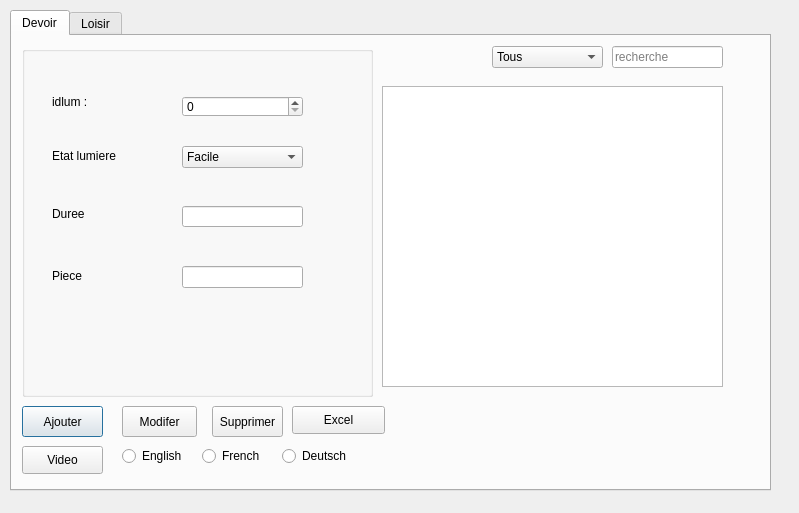
<?xml version="1.0" encoding="UTF-8"?>
<ui version="4.0">
 <class>LoisirDevoir</class>
 <widget class="QDialog" name="LoisirDevoir">
  <property name="geometry">
   <rect>
    <x>0</x>
    <y>0</y>
    <width>799</width>
    <height>513</height>
   </rect>
  </property>
  <property name="windowTitle">
   <string>Dialog</string>
  </property>
  <widget class="QTabWidget" name="tabWidget">
   <property name="geometry">
    <rect>
     <x>10</x>
     <y>10</y>
     <width>761</width>
     <height>481</height>
    </rect>
   </property>
   <property name="currentIndex">
    <number>0</number>
   </property>
   <widget class="QWidget" name="tab">
    <attribute name="title">
     <string>Devoir</string>
    </attribute>
    <widget class="QGroupBox" name="groupBox_4">
     <property name="geometry">
      <rect>
       <x>10</x>
       <y>10</y>
       <width>351</width>
       <height>351</height>
      </rect>
     </property>
     <property name="title">
      <string/>
     </property>
     <widget class="QLabel" name="idlum_2">
      <property name="geometry">
       <rect>
        <x>30</x>
        <y>30</y>
        <width>111</width>
        <height>51</height>
       </rect>
      </property>
      <property name="text">
       <string>idlum :</string>
      </property>
     </widget>
     <widget class="QLabel" name="etatlum_2">
      <property name="geometry">
       <rect>
        <x>30</x>
        <y>100</y>
        <width>171</width>
        <height>20</height>
       </rect>
      </property>
      <property name="text">
       <string>Etat lumiere</string>
      </property>
     </widget>
     <widget class="QLineEdit" name="duree">
      <property name="geometry">
       <rect>
        <x>160</x>
        <y>160</y>
        <width>121</width>
        <height>21</height>
       </rect>
      </property>
     </widget>
     <widget class="QLabel" name="duree_2">
      <property name="geometry">
       <rect>
        <x>30</x>
        <y>160</y>
        <width>131</width>
        <height>16</height>
       </rect>
      </property>
      <property name="text">
       <string>Duree</string>
      </property>
     </widget>
     <widget class="QLabel" name="piece_2">
      <property name="geometry">
       <rect>
        <x>30</x>
        <y>220</y>
        <width>101</width>
        <height>20</height>
       </rect>
      </property>
      <property name="text">
       <string>Piece</string>
      </property>
     </widget>
     <widget class="QLineEdit" name="piece">
      <property name="geometry">
       <rect>
        <x>160</x>
        <y>220</y>
        <width>121</width>
        <height>22</height>
       </rect>
      </property>
     </widget>
     <widget class="QSpinBox" name="idlum">
      <property name="geometry">
       <rect>
        <x>160</x>
        <y>50</y>
        <width>121</width>
        <height>21</height>
       </rect>
      </property>
      <property name="minimum">
       <number>0</number>
      </property>
      <property name="maximum">
       <number>9999</number>
      </property>
      <property name="value">
       <number>0</number>
      </property>
     </widget>
     <widget class="QComboBox" name="etatlum">
      <property name="geometry">
       <rect>
        <x>160</x>
        <y>100</y>
        <width>121</width>
        <height>22</height>
       </rect>
      </property>
      <item>
       <property name="text">
        <string>Facile</string>
       </property>
      </item>
      <item>
       <property name="text">
        <string>Moyen</string>
       </property>
      </item>
      <item>
       <property name="text">
        <string>Difficile</string>
       </property>
      </item>
     </widget>
    </widget>
    <widget class="QLineEdit" name="leRecherchelumiere">
     <property name="geometry">
      <rect>
       <x>600</x>
       <y>10</y>
       <width>111</width>
       <height>22</height>
      </rect>
     </property>
     <property name="placeholderText">
      <string>recherche</string>
     </property>
    </widget>
    <widget class="QPushButton" name="buttonAjouterlumiere">
     <property name="geometry">
      <rect>
       <x>10</x>
       <y>370</y>
       <width>81</width>
       <height>31</height>
      </rect>
     </property>
     <property name="text">
      <string>Ajouter</string>
     </property>
    </widget>
    <widget class="QPushButton" name="buttonSupprimerlumiere">
     <property name="geometry">
      <rect>
       <x>200</x>
       <y>370</y>
       <width>71</width>
       <height>31</height>
      </rect>
     </property>
     <property name="text">
      <string>Supprimer</string>
     </property>
    </widget>
    <widget class="QTableView" name="tablumiere">
     <property name="geometry">
      <rect>
       <x>370</x>
       <y>50</y>
       <width>341</width>
       <height>301</height>
      </rect>
     </property>
     <property name="selectionBehavior">
      <enum>QAbstractItemView::SelectRows</enum>
     </property>
     <property name="sortingEnabled">
      <bool>true</bool>
     </property>
    </widget>
    <widget class="QPushButton" name="buttonModifererlumiere">
     <property name="geometry">
      <rect>
       <x>110</x>
       <y>370</y>
       <width>75</width>
       <height>31</height>
      </rect>
     </property>
     <property name="text">
      <string>Modifer</string>
     </property>
    </widget>
    <widget class="QComboBox" name="cbTrilumiere">
     <property name="geometry">
      <rect>
       <x>480</x>
       <y>10</y>
       <width>111</width>
       <height>22</height>
      </rect>
     </property>
     <item>
      <property name="text">
       <string>Tous</string>
      </property>
     </item>
     <item>
      <property name="text">
       <string>Numero Devoir</string>
      </property>
     </item>
     <item>
      <property name="text">
       <string>Difficulté Devoir</string>
      </property>
     </item>
     <item>
      <property name="text">
       <string>Statut Devoir</string>
      </property>
     </item>
     <item>
      <property name="text">
       <string>Tache Devoir</string>
      </property>
     </item>
     <item>
      <property name="text">
       <string>Date Devoir</string>
      </property>
     </item>
    </widget>
    <widget class="QPushButton" name="DevoirVideo">
     <property name="geometry">
      <rect>
       <x>10</x>
       <y>410</y>
       <width>81</width>
       <height>28</height>
      </rect>
     </property>
     <property name="text">
      <string>Video</string>
     </property>
    </widget>
    <widget class="QLabel" name="label_date_time">
     <property name="geometry">
      <rect>
       <x>420</x>
       <y>360</y>
       <width>331</width>
       <height>81</height>
      </rect>
     </property>
     <property name="font">
      <font>
       <pointsize>20</pointsize>
       <weight>75</weight>
       <bold>true</bold>
      </font>
     </property>
     <property name="text">
      <string/>
     </property>
    </widget>
    <widget class="QRadioButton" name="TradEngDev">
     <property name="geometry">
      <rect>
       <x>110</x>
       <y>410</y>
       <width>95</width>
       <height>20</height>
      </rect>
     </property>
     <property name="text">
      <string>English</string>
     </property>
    </widget>
    <widget class="QRadioButton" name="TradFrDev">
     <property name="geometry">
      <rect>
       <x>190</x>
       <y>410</y>
       <width>95</width>
       <height>20</height>
      </rect>
     </property>
     <property name="text">
      <string>French</string>
     </property>
    </widget>
    <widget class="QRadioButton" name="TradGerDev">
     <property name="geometry">
      <rect>
       <x>270</x>
       <y>410</y>
       <width>95</width>
       <height>20</height>
      </rect>
     </property>
     <property name="text">
      <string>Deutsch</string>
     </property>
    </widget>
    <widget class="QPushButton" name="DvExl">
     <property name="geometry">
      <rect>
       <x>280</x>
       <y>370</y>
       <width>93</width>
       <height>28</height>
      </rect>
     </property>
     <property name="text">
      <string>Excel</string>
     </property>
    </widget>
   </widget>
   <widget class="QWidget" name="tab_2">
    <attribute name="title">
     <string>Loisir</string>
    </attribute>
    <widget class="QStackedWidget" name="stackedWidget_2">
     <property name="geometry">
      <rect>
       <x>20</x>
       <y>0</y>
       <width>771</width>
       <height>531</height>
      </rect>
     </property>
     <property name="currentIndex">
      <number>2</number>
     </property>
     <widget class="QWidget" name="afficherCarteFid">
      <widget class="QTableView" name="tabCarteFid">
       <property name="geometry">
        <rect>
         <x>10</x>
         <y>80</y>
         <width>741</width>
         <height>361</height>
        </rect>
       </property>
       <property name="selectionBehavior">
        <enum>QAbstractItemView::SelectRows</enum>
       </property>
       <property name="sortingEnabled">
        <bool>true</bool>
       </property>
      </widget>
      <widget class="QLineEdit" name="le_recherche_carteFid">
       <property name="geometry">
        <rect>
         <x>560</x>
         <y>40</y>
         <width>191</width>
         <height>22</height>
        </rect>
       </property>
       <property name="placeholderText">
        <string>recherche</string>
       </property>
      </widget>
      <widget class="QComboBox" name="cb_colone_carteFid">
       <property name="geometry">
        <rect>
         <x>360</x>
         <y>40</y>
         <width>191</width>
         <height>22</height>
        </rect>
       </property>
       <item>
        <property name="text">
         <string>Tous</string>
        </property>
       </item>
       <item>
        <property name="text">
         <string>NUM_CARTE</string>
        </property>
       </item>
       <item>
        <property name="text">
         <string>DATE_DE_CREATION</string>
        </property>
       </item>
       <item>
        <property name="text">
         <string>POINTS</string>
        </property>
       </item>
       <item>
        <property name="text">
         <string>TOTAL_ACHATS</string>
        </property>
       </item>
       <item>
        <property name="text">
         <string>STATUT</string>
        </property>
       </item>
       <item>
        <property name="text">
         <string>REMISE</string>
        </property>
       </item>
       <item>
        <property name="text">
         <string>MATRICULE_FISCALE</string>
        </property>
       </item>
      </widget>
      <widget class="QPushButton" name="button_ajouter_carteFid">
       <property name="geometry">
        <rect>
         <x>10</x>
         <y>470</y>
         <width>131</width>
         <height>31</height>
        </rect>
       </property>
       <property name="text">
        <string>Ajouter</string>
       </property>
      </widget>
      <widget class="QPushButton" name="button_supprimer_carteFid">
       <property name="geometry">
        <rect>
         <x>160</x>
         <y>470</y>
         <width>131</width>
         <height>31</height>
        </rect>
       </property>
       <property name="text">
        <string>Supprimer</string>
       </property>
      </widget>
      <widget class="QPushButton" name="pushButton_4">
       <property name="geometry">
        <rect>
         <x>620</x>
         <y>470</y>
         <width>131</width>
         <height>31</height>
        </rect>
       </property>
       <property name="text">
        <string>Retour</string>
       </property>
      </widget>
     </widget>
     <widget class="QWidget" name="ajoutClient_2">
      <widget class="QDialogButtonBox" name="validerAjout_cf">
       <property name="geometry">
        <rect>
         <x>570</x>
         <y>500</y>
         <width>193</width>
         <height>28</height>
        </rect>
       </property>
       <property name="standardButtons">
        <set>QDialogButtonBox::Cancel|QDialogButtonBox::Ok</set>
       </property>
      </widget>
     </widget>
     <widget class="QWidget" name="modifierClient_2">
      <widget class="QDialogButtonBox" name="validerModif_cf">
       <property name="geometry">
        <rect>
         <x>570</x>
         <y>500</y>
         <width>193</width>
         <height>28</height>
        </rect>
       </property>
       <property name="standardButtons">
        <set>QDialogButtonBox::Cancel|QDialogButtonBox::Ok</set>
       </property>
      </widget>
      <widget class="QComboBox" name="cbTricamera">
       <property name="geometry">
        <rect>
         <x>450</x>
         <y>20</y>
         <width>111</width>
         <height>22</height>
        </rect>
       </property>
       <item>
        <property name="text">
         <string>Tous</string>
        </property>
       </item>
       <item>
        <property name="text">
         <string>idcam</string>
        </property>
       </item>
       <item>
        <property name="text">
         <string>etatcam</string>
        </property>
       </item>
       <item>
        <property name="text">
         <string>emplacement</string>
        </property>
       </item>
       <item>
        <property name="text">
         <string/>
        </property>
       </item>
       <item>
        <property name="text">
         <string/>
        </property>
       </item>
      </widget>
      <widget class="QGroupBox" name="groupBox_7">
       <property name="geometry">
        <rect>
         <x>0</x>
         <y>20</y>
         <width>351</width>
         <height>351</height>
        </rect>
       </property>
       <property name="title">
        <string/>
       </property>
       <widget class="QLabel" name="NumLoisir">
        <property name="geometry">
         <rect>
          <x>30</x>
          <y>30</y>
          <width>111</width>
          <height>51</height>
         </rect>
        </property>
        <property name="text">
         <string>idcam:</string>
        </property>
       </widget>
       <widget class="QLabel" name="TypeLoisir">
        <property name="geometry">
         <rect>
          <x>30</x>
          <y>100</y>
          <width>171</width>
          <height>20</height>
         </rect>
        </property>
        <property name="text">
         <string>Etat Camera :</string>
        </property>
       </widget>
       <widget class="QLineEdit" name="emplacementcam">
        <property name="geometry">
         <rect>
          <x>160</x>
          <y>160</y>
          <width>121</width>
          <height>21</height>
         </rect>
        </property>
       </widget>
       <widget class="QLabel" name="DateLoisir">
        <property name="geometry">
         <rect>
          <x>30</x>
          <y>160</y>
          <width>131</width>
          <height>16</height>
         </rect>
        </property>
        <property name="text">
         <string>Emplacement Cam :</string>
        </property>
       </widget>
       <widget class="QLabel" name="label_46">
        <property name="geometry">
         <rect>
          <x>30</x>
          <y>300</y>
          <width>55</width>
          <height>21</height>
         </rect>
        </property>
        <property name="text">
         <string/>
        </property>
       </widget>
       <widget class="QSpinBox" name="idcam">
        <property name="geometry">
         <rect>
          <x>160</x>
          <y>50</y>
          <width>121</width>
          <height>21</height>
         </rect>
        </property>
        <property name="minimum">
         <number>0</number>
        </property>
        <property name="maximum">
         <number>9999</number>
        </property>
        <property name="value">
         <number>0</number>
        </property>
       </widget>
       <widget class="QComboBox" name="etatcam">
        <property name="geometry">
         <rect>
          <x>160</x>
          <y>100</y>
          <width>121</width>
          <height>22</height>
         </rect>
        </property>
        <item>
         <property name="text">
          <string>bon etat</string>
         </property>
        </item>
        <item>
         <property name="text">
          <string>en panne </string>
         </property>
        </item>
       </widget>
      </widget>
      <widget class="QPushButton" name="buttonModiferercamera">
       <property name="geometry">
        <rect>
         <x>100</x>
         <y>380</y>
         <width>75</width>
         <height>31</height>
        </rect>
       </property>
       <property name="text">
        <string>Modifer</string>
       </property>
      </widget>
      <widget class="QPushButton" name="buttonSupprimercamera">
       <property name="geometry">
        <rect>
         <x>190</x>
         <y>380</y>
         <width>71</width>
         <height>31</height>
        </rect>
       </property>
       <property name="text">
        <string>Supprimer</string>
       </property>
      </widget>
      <widget class="QLineEdit" name="leRecherchecamera">
       <property name="geometry">
        <rect>
         <x>570</x>
         <y>20</y>
         <width>111</width>
         <height>22</height>
        </rect>
       </property>
       <property name="placeholderText">
        <string>recherche</string>
       </property>
      </widget>
      <widget class="QPushButton" name="buttonAjoutercamera">
       <property name="geometry">
        <rect>
         <x>0</x>
         <y>380</y>
         <width>81</width>
         <height>31</height>
        </rect>
       </property>
       <property name="text">
        <string>Ajouter</string>
       </property>
      </widget>
      <widget class="QTableView" name="tabcamera">
       <property name="geometry">
        <rect>
         <x>360</x>
         <y>60</y>
         <width>341</width>
         <height>301</height>
        </rect>
       </property>
       <property name="selectionBehavior">
        <enum>QAbstractItemView::SelectRows</enum>
       </property>
       <property name="sortingEnabled">
        <bool>true</bool>
       </property>
      </widget>
      <widget class="QPushButton" name="Pdfcamera">
       <property name="geometry">
        <rect>
         <x>0</x>
         <y>420</y>
         <width>81</width>
         <height>31</height>
        </rect>
       </property>
       <property name="text">
        <string>Pdf Loisir</string>
       </property>
      </widget>
      <widget class="QPushButton" name="Imprimercamera">
       <property name="geometry">
        <rect>
         <x>100</x>
         <y>420</y>
         <width>71</width>
         <height>31</height>
        </rect>
       </property>
       <property name="text">
        <string>Imp</string>
       </property>
      </widget>
      <widget class="QRadioButton" name="TradEngLois">
       <property name="geometry">
        <rect>
         <x>190</x>
         <y>425</y>
         <width>95</width>
         <height>20</height>
        </rect>
       </property>
       <property name="text">
        <string>English</string>
       </property>
      </widget>
      <widget class="QRadioButton" name="TradFrLois">
       <property name="geometry">
        <rect>
         <x>270</x>
         <y>425</y>
         <width>95</width>
         <height>20</height>
        </rect>
       </property>
       <property name="text">
        <string>Français</string>
       </property>
      </widget>
      <widget class="QRadioButton" name="TradGerLois">
       <property name="geometry">
        <rect>
         <x>350</x>
         <y>425</y>
         <width>95</width>
         <height>20</height>
        </rect>
       </property>
       <property name="text">
        <string>Deutsch</string>
       </property>
      </widget>
      <widget class="QPushButton" name="LoisXl">
       <property name="geometry">
        <rect>
         <x>270</x>
         <y>380</y>
         <width>93</width>
         <height>31</height>
        </rect>
       </property>
       <property name="text">
        <string>Excel</string>
       </property>
      </widget>
     </widget>
    </widget>
   </widget>
  </widget>
 </widget>
 <resources/>
 <connections/>
</ui>
